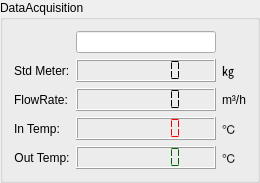
      <widget class="QGroupBox" name="groupBox_4">
       <property name="minimumSize">
        <size>
         <width>260</width>
         <height>0</height>
        </size>
       </property>
       <property name="maximumSize">
        <size>
         <width>460</width>
         <height>16777215</height>
        </size>
       </property>
       <property name="title">
        <string>DataAcquisition</string>
       </property>
       <layout class="QGridLayout" name="gridLayout_8">
        <item row="0" column="0">
         <layout class="QGridLayout" name="gridLayout_2">
          <item row="1" column="0">
           <widget class="QLabel" name="label_9">
            <property name="sizePolicy">
             <sizepolicy hsizetype="Fixed" vsizetype="Preferred">
              <horstretch>0</horstretch>
              <verstretch>0</verstretch>
             </sizepolicy>
            </property>
            <property name="text">
             <string>Std Meter:</string>
            </property>
           </widget>
          </item>
          <item row="1" column="1">
           <widget class="QLCDNumber" name="lcdAccumStdMeter">
            <property name="sizePolicy">
             <sizepolicy hsizetype="Preferred" vsizetype="Fixed">
              <horstretch>0</horstretch>
              <verstretch>0</verstretch>
             </sizepolicy>
            </property>
            <property name="minimumSize">
             <size>
              <width>0</width>
              <height>0</height>
             </size>
            </property>
            <property name="maximumSize">
             <size>
              <width>16777215</width>
              <height>16777215</height>
             </size>
            </property>
            <property name="numDigits">
             <number>7</number>
            </property>
            <property name="segmentStyle">
             <enum>QLCDNumber::Flat</enum>
            </property>
           </widget>
          </item>
          <item row="1" column="2">
           <widget class="QLabel" name="label_11">
            <property name="sizePolicy">
             <sizepolicy hsizetype="Fixed" vsizetype="Preferred">
              <horstretch>0</horstretch>
              <verstretch>0</verstretch>
             </sizepolicy>
            </property>
            <property name="text">
             <string>㎏</string>
            </property>
           </widget>
          </item>
          <item row="2" column="0">
           <widget class="QLabel" name="label_3">
            <property name="sizePolicy">
             <sizepolicy hsizetype="Fixed" vsizetype="Preferred">
              <horstretch>0</horstretch>
              <verstretch>0</verstretch>
             </sizepolicy>
            </property>
            <property name="text">
             <string>FlowRate:</string>
            </property>
            <property name="alignment">
             <set>Qt::AlignCenter</set>
            </property>
           </widget>
          </item>
          <item row="2" column="1">
           <widget class="QLCDNumber" name="lcdFlowRate">
            <property name="sizePolicy">
             <sizepolicy hsizetype="Preferred" vsizetype="Fixed">
              <horstretch>0</horstretch>
              <verstretch>0</verstretch>
             </sizepolicy>
            </property>
            <property name="numDigits">
             <number>7</number>
            </property>
            <property name="segmentStyle">
             <enum>QLCDNumber::Flat</enum>
            </property>
           </widget>
          </item>
          <item row="2" column="2">
           <widget class="QLabel" name="label_6">
            <property name="sizePolicy">
             <sizepolicy hsizetype="Fixed" vsizetype="Preferred">
              <horstretch>0</horstretch>
              <verstretch>0</verstretch>
             </sizepolicy>
            </property>
            <property name="text">
             <string>m³/h</string>
            </property>
           </widget>
          </item>
          <item row="3" column="0">
           <widget class="QLabel" name="label_4">
            <property name="sizePolicy">
             <sizepolicy hsizetype="Fixed" vsizetype="Preferred">
              <horstretch>0</horstretch>
              <verstretch>0</verstretch>
             </sizepolicy>
            </property>
            <property name="text">
             <string>In Temp:</string>
            </property>
            <property name="alignment">
             <set>Qt::AlignCenter</set>
            </property>
           </widget>
          </item>
          <item row="3" column="1">
           <widget class="QLCDNumber" name="lcdInTemper">
            <property name="sizePolicy">
             <sizepolicy hsizetype="Preferred" vsizetype="Fixed">
              <horstretch>0</horstretch>
              <verstretch>0</verstretch>
             </sizepolicy>
            </property>
            <property name="palette">
             <palette>
              <active>
               <colorrole role="WindowText">
                <brush brushstyle="SolidPattern">
                 <color alpha="255">
                  <red>255</red>
                  <green>0</green>
                  <blue>0</blue>
                 </color>
                </brush>
               </colorrole>
               <colorrole role="Button">
                <brush brushstyle="SolidPattern">
                 <color alpha="255">
                  <red>100</red>
                  <green>10</green>
                  <blue>0</blue>
                 </color>
                </brush>
               </colorrole>
               <colorrole role="Base">
                <brush brushstyle="SolidPattern">
                 <color alpha="255">
                  <red>100</red>
                  <green>10</green>
                  <blue>0</blue>
                 </color>
                </brush>
               </colorrole>
               <colorrole role="Window">
                <brush brushstyle="SolidPattern">
                 <color alpha="255">
                  <red>100</red>
                  <green>10</green>
                  <blue>0</blue>
                 </color>
                </brush>
               </colorrole>
              </active>
              <inactive>
               <colorrole role="WindowText">
                <brush brushstyle="SolidPattern">
                 <color alpha="255">
                  <red>255</red>
                  <green>0</green>
                  <blue>0</blue>
                 </color>
                </brush>
               </colorrole>
               <colorrole role="Button">
                <brush brushstyle="SolidPattern">
                 <color alpha="255">
                  <red>100</red>
                  <green>10</green>
                  <blue>0</blue>
                 </color>
                </brush>
               </colorrole>
               <colorrole role="Base">
                <brush brushstyle="SolidPattern">
                 <color alpha="255">
                  <red>100</red>
                  <green>10</green>
                  <blue>0</blue>
                 </color>
                </brush>
               </colorrole>
               <colorrole role="Window">
                <brush brushstyle="SolidPattern">
                 <color alpha="255">
                  <red>100</red>
                  <green>10</green>
                  <blue>0</blue>
                 </color>
                </brush>
               </colorrole>
              </inactive>
              <disabled>
               <colorrole role="WindowText">
                <brush brushstyle="SolidPattern">
                 <color alpha="255">
                  <red>120</red>
                  <green>120</green>
                  <blue>120</blue>
                 </color>
                </brush>
               </colorrole>
               <colorrole role="Button">
                <brush brushstyle="SolidPattern">
                 <color alpha="255">
                  <red>100</red>
                  <green>10</green>
                  <blue>0</blue>
                 </color>
                </brush>
               </colorrole>
               <colorrole role="Base">
                <brush brushstyle="SolidPattern">
                 <color alpha="255">
                  <red>100</red>
                  <green>10</green>
                  <blue>0</blue>
                 </color>
                </brush>
               </colorrole>
               <colorrole role="Window">
                <brush brushstyle="SolidPattern">
                 <color alpha="255">
                  <red>100</red>
                  <green>10</green>
                  <blue>0</blue>
                 </color>
                </brush>
               </colorrole>
              </disabled>
             </palette>
            </property>
            <property name="numDigits">
             <number>7</number>
            </property>
            <property name="segmentStyle">
             <enum>QLCDNumber::Flat</enum>
            </property>
           </widget>
          </item>
          <item row="3" column="2">
           <widget class="QLabel" name="label_7">
            <property name="sizePolicy">
             <sizepolicy hsizetype="Fixed" vsizetype="Preferred">
              <horstretch>0</horstretch>
              <verstretch>0</verstretch>
             </sizepolicy>
            </property>
            <property name="text">
             <string>℃</string>
            </property>
           </widget>
          </item>
          <item row="4" column="0">
           <widget class="QLabel" name="label_5">
            <property name="sizePolicy">
             <sizepolicy hsizetype="Fixed" vsizetype="Preferred">
              <horstretch>0</horstretch>
              <verstretch>0</verstretch>
             </sizepolicy>
            </property>
            <property name="text">
             <string>Out Temp:</string>
            </property>
            <property name="alignment">
             <set>Qt::AlignCenter</set>
            </property>
           </widget>
          </item>
          <item row="4" column="1">
           <widget class="QLCDNumber" name="lcdOutTemper">
            <property name="sizePolicy">
             <sizepolicy hsizetype="Preferred" vsizetype="Fixed">
              <horstretch>0</horstretch>
              <verstretch>0</verstretch>
             </sizepolicy>
            </property>
            <property name="palette">
             <palette>
              <active>
               <colorrole role="WindowText">
                <brush brushstyle="SolidPattern">
                 <color alpha="255">
                  <red>0</red>
                  <green>100</green>
                  <blue>0</blue>
                 </color>
                </brush>
               </colorrole>
               <colorrole role="Button">
                <brush brushstyle="SolidPattern">
                 <color alpha="255">
                  <red>100</red>
                  <green>10</green>
                  <blue>0</blue>
                 </color>
                </brush>
               </colorrole>
               <colorrole role="Base">
                <brush brushstyle="SolidPattern">
                 <color alpha="255">
                  <red>100</red>
                  <green>10</green>
                  <blue>0</blue>
                 </color>
                </brush>
               </colorrole>
               <colorrole role="Window">
                <brush brushstyle="SolidPattern">
                 <color alpha="255">
                  <red>100</red>
                  <green>10</green>
                  <blue>0</blue>
                 </color>
                </brush>
               </colorrole>
              </active>
              <inactive>
               <colorrole role="WindowText">
                <brush brushstyle="SolidPattern">
                 <color alpha="255">
                  <red>0</red>
                  <green>100</green>
                  <blue>0</blue>
                 </color>
                </brush>
               </colorrole>
               <colorrole role="Button">
                <brush brushstyle="SolidPattern">
                 <color alpha="255">
                  <red>100</red>
                  <green>10</green>
                  <blue>0</blue>
                 </color>
                </brush>
               </colorrole>
               <colorrole role="Base">
                <brush brushstyle="SolidPattern">
                 <color alpha="255">
                  <red>100</red>
                  <green>10</green>
                  <blue>0</blue>
                 </color>
                </brush>
               </colorrole>
               <colorrole role="Window">
                <brush brushstyle="SolidPattern">
                 <color alpha="255">
                  <red>100</red>
                  <green>10</green>
                  <blue>0</blue>
                 </color>
                </brush>
               </colorrole>
              </inactive>
              <disabled>
               <colorrole role="WindowText">
                <brush brushstyle="SolidPattern">
                 <color alpha="255">
                  <red>120</red>
                  <green>120</green>
                  <blue>120</blue>
                 </color>
                </brush>
               </colorrole>
               <colorrole role="Button">
                <brush brushstyle="SolidPattern">
                 <color alpha="255">
                  <red>100</red>
                  <green>10</green>
                  <blue>0</blue>
                 </color>
                </brush>
               </colorrole>
               <colorrole role="Base">
                <brush brushstyle="SolidPattern">
                 <color alpha="255">
                  <red>100</red>
                  <green>10</green>
                  <blue>0</blue>
                 </color>
                </brush>
               </colorrole>
               <colorrole role="Window">
                <brush brushstyle="SolidPattern">
                 <color alpha="255">
                  <red>100</red>
                  <green>10</green>
                  <blue>0</blue>
                 </color>
                </brush>
               </colorrole>
              </disabled>
             </palette>
            </property>
            <property name="smallDecimalPoint">
             <bool>false</bool>
            </property>
            <property name="numDigits">
             <number>7</number>
            </property>
            <property name="segmentStyle">
             <enum>QLCDNumber::Flat</enum>
            </property>
           </widget>
          </item>
          <item row="4" column="2">
           <widget class="QLabel" name="label_8">
            <property name="sizePolicy">
             <sizepolicy hsizetype="Fixed" vsizetype="Preferred">
              <horstretch>0</horstretch>
              <verstretch>0</verstretch>
             </sizepolicy>
            </property>
            <property name="text">
             <string>℃</string>
            </property>
           </widget>
          </item>
          <item row="0" column="1">
           <widget class="QLineEdit" name="lineEditStdMeter"/>
          </item>
         </layout>
        </item>
       </layout>
      </widget>
